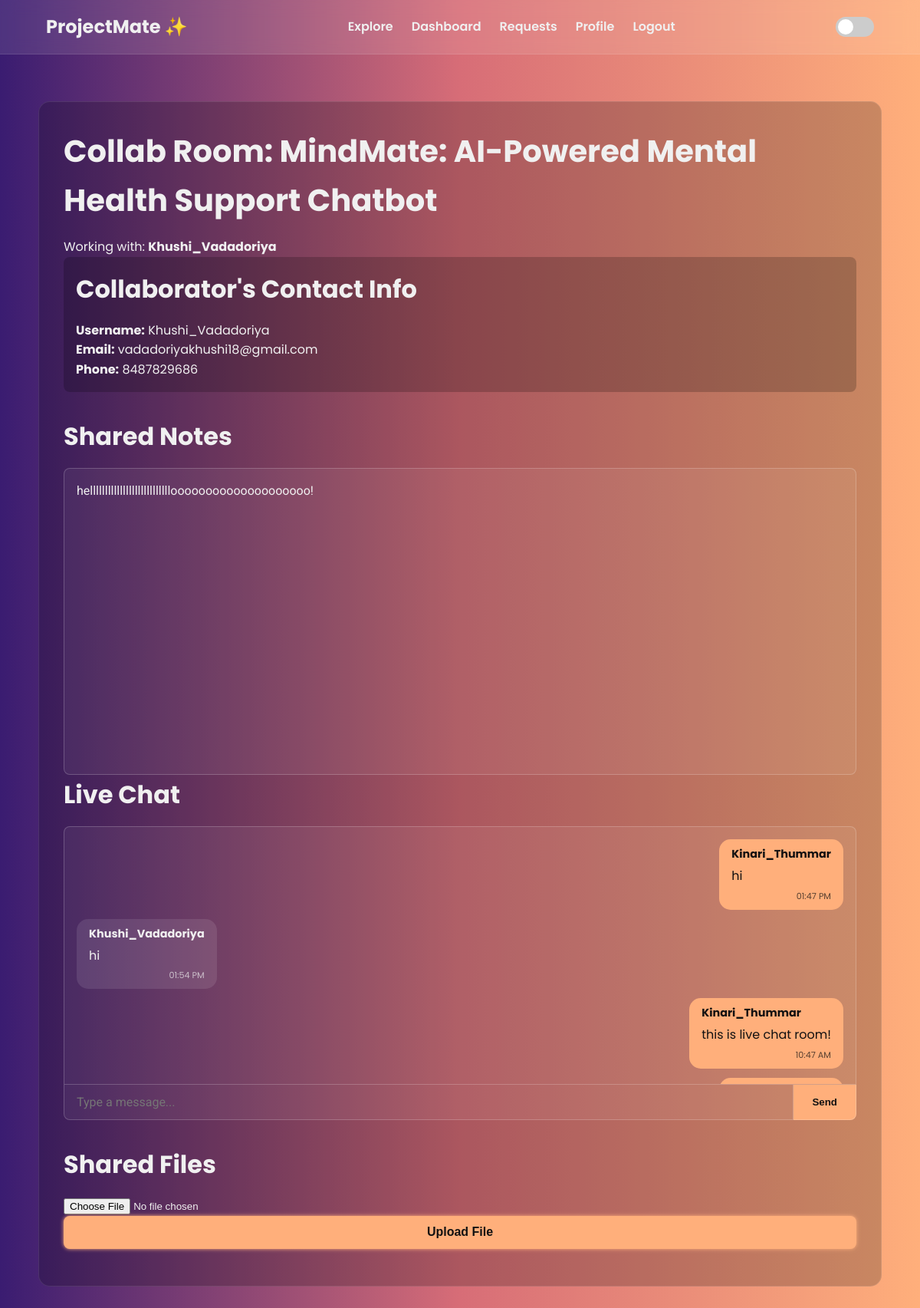
/collab/1 (signed in), run on the app's committed database.
### app.py (models this page shows, shortened)
class Project(db.Model):
    id = db.Column(db.Integer, primary_key=True)
    title = db.Column(db.String(150), nullable=False)
    purpose = db.Column(db.Text, nullable=False)
    problem_statement = db.Column(db.Text, nullable=False)
    domain = db.Column(db.String(100))
    skills_required = db.Column(db.String(300))
    skills_you_have = db.Column(db.String(300))
    creator_id = db.Column(db.Integer, db.ForeignKey('user.id'), nullable=False)
    requests = db.relationship('JoinRequest', backref='project', lazy=True, cascade="all, delete-orphan")
    collab_room = db.relationship('CollaborationRoom', backref='project', uselist=False, cascade="all, delete-orphan")

class User(UserMixin, db.Model):
    id = db.Column(db.Integer, primary_key=True)
    username = db.Column(db.String(100), unique=True, nullable=False)
    email = db.Column(db.String(120), unique=True, nullable=True)
    phone_number = db.Column(db.String(20), nullable=True)
    password_hash = db.Column(db.String(200), nullable=False)
    skills = db.Column(db.String(300), default='')
    bio = db.Column(db.String(500), default='')
    social_links = db.Column(db.String(300), default='')
    projects = db.relationship('Project', backref='creator', lazy=True)
    requests_sent = db.relationship('JoinRequest', backref='requester', lazy=True)

class CollaborationRoom(db.Model):
    id = db.Column(db.Integer, primary_key=True)
    project_id = db.Column(db.Integer, db.ForeignKey('project.id'), unique=True, nullable=False)
    notes = db.Column(db.Text, default='')
    members = db.relationship('User', secondary=collab_members, lazy='subquery',
                              backref=db.backref('collab_rooms', lazy=True))
    files = db.relationship('UploadedFile', backref='room', lazy=True, cascade="all, delete-orphan")
    messages = db.relationship('Message', backref='room', lazy=True, cascade="all, delete-orphan")

class Message(db.Model):
    id = db.Column(db.Integer, primary_key=True)
    content = db.Column(db.String(500), nullable=False)
    timestamp = db.Column(db.DateTime, nullable=False)
    user_id = db.Column(db.Integer, db.ForeignKey('user.id'), nullable=False)
    room_id = db.Column(db.Integer, db.ForeignKey('collaboration_room.id'), nullable=False)
    sender = db.relationship('User')

### app.py (the view, shortened to what this page needs)
@app.route('/collab/<int:room_id>', methods=['GET', 'POST'])
@login_required
def collab_room(room_id):
    room = CollaborationRoom.query.get_or_404(room_id)
    if current_user not in room.members:
        flash('You do not have access to this room.', 'error')
        return redirect(url_for('dashboard'))
    previous_messages = Message.query.filter_by(room_id=room.id).order_by(Message.timestamp).all()
    return render_template('collab_room.html', room=room, messages=previous_messages)

### app.py (called while the page is built)
@login_manager.user_loader
def load_user(user_id):
    return User.query.get(int(user_id))

### templates/collab_room.html (shortened to what this page needs)
{% extends "base.html" %}
{% block content %}
<div class="container fade-in collab-container">
    <h1>Collab Room: {{ room.project.title }}</h1>
    <p>Working with:
        {% for member in room.members %}
            {% if member.id != current_user.id %}
                <strong>{{ member.username }}</strong>
            {% endif %}
        {% endfor %}
    </p>
    <div class="collaborator-info" style="background: rgba(0,0,0,0.2); padding: 1rem; border-radius: 8px; margin-bottom: 2rem;">
        <h2>Collaborator's Contact Info</h2>
        {% for member in room.members %}
            {% if member.id != current_user.id %}
                <p><strong>Username:</strong> {{ member.username }}</p>
                {% if member.email %}
                    <p><strong>Email:</strong> {{ member.email }}</p>
                {% else %}
                    <p><strong>Email:</strong> Not provided</p>
                {% endif %}
                {% if member.phone_number %}
                    <p><strong>Phone:</strong> {{ member.phone_number }}</p>
                {% else %}
                    <p><strong>Phone:</strong> Not provided</p>
                {% endif %}
            {% endif %}
        {% endfor %}
    </div>
    <div class="collab-grid">
        <div class="collab-notes">
            <h2>Shared Notes</h2>
            <div id="shared-notes" contenteditable="true" class="notes-editor">
                {{ room.notes | safe }}
            </div>
        </div>
        <div class="collab-chat">
            <h2>Live Chat</h2>
            <div id="chat-messages" class="chat-messages">
                {% for message in messages %}
                <div class="message {% if message.user_id == current_user.id %}my-message{% endif %}">
                    <strong>{{ message.sender.username }}</strong>
                    <p>{{ message.content }}</p>
                    <span class="timestamp">{{ message.timestamp.strftime('%I:%M %p') }}</span>
                </div>
                {% endfor %}
            </div>
            <form id="chat-form" class="chat-form">
                <input type="text" id="chat-input" placeholder="Type a message..." autocomplete="off">
                <button type="submit">Send</button>
            </form>
        </div>
    </div>
    <div class="collab-uploads" style="margin-top: 2rem;">
        <h2>Shared Files</h2>
        <form id="file-upload-form">
            <input type="file" id="file-input" name="file">
            <button type="submit" class="glowing-btn">Upload File</button>
        </form>
    </div>
</div>
{% endblock %}

### static/css/base.css (style rules this page uses)
:root { --bg-gradient-start: #3a1c71; --bg-gradient-mid: #d76d77; --bg-gradient-end: #ffaf7b; --text-color: #f0f0f0; --card-bg: rgba(0, 0, 0, 0.2); --navbar-bg: rgba(255, 255, 255, 0.1); --input-bg: rgba(255, 255, 255, 0.05); --input-border: rgba(255, 255, 255, 0.2); --glow-color: #ffaf7b; --primary-font: 'Poppins', sans-serif; --secondary-font: 'Roboto', sans-serif; }
* { box-sizing: border-box; margin: 0; padding: 0; }
body { font-family: var(--primary-font); color: var(--text-color); background: linear-gradient(to right, var(--bg-gradient-start), var(--bg-gradient-mid), var(--bg-gradient-end)); background-attachment: fixed; line-height: 1.6; transition: background 0.5s ease; }
.container, .form-container { max-width: 1100px; margin: 2rem auto; padding: 2rem; background: var(--card-bg); border-radius: 15px; border: 1px solid rgba(255, 255, 255, 0.1); }
h1, h2, h3 { margin-bottom: 1rem; font-family: var(--primary-font); }
h1 { font-size: 2.5rem; }
h2 { font-size: 2rem; }
input[type="text"], input[type="password"], input[type="email"], input[type="tel"], textarea { width: 100%; padding: 0.8rem 1rem; background: var(--input-bg); border: 1px solid var(--input-border); border-radius: 8px; color: var(--text-color); font-family: var(--secondary-font); font-size: 1rem; transition: all 0.3s ease; box-shadow: inset 0 2px 5px rgba(0,0,0,0.1); }
.glowing-btn { display: inline-block; width: 100%; padding: 0.8rem 1.5rem; border: none; border-radius: 8px; background: var(--glow-color); color: #111; font-weight: 700; font-size: 1rem; cursor: pointer; text-align: center; text-decoration: none; transition: all 0.3s ease; box-shadow: 0 0 5px var(--glow-color); }
.notes-editor { min-height: 400px; padding: 1rem; background: var(--input-bg); border: 1px solid var(--input-border); border-radius: 8px; color: var(--text-color); outline: none; font-family: var(--secondary-font); }
.fade-in { animation: fadeIn 0.8s ease-out forwards; }
.collab-chat { display: flex; flex-direction: column; height: 450px; }
.chat-messages { flex-grow: 1; overflow-y: auto; padding: 1rem; background: var(--input-bg); border: 1px solid var(--input-border); border-radius: 8px 8px 0 0; display: flex; flex-direction: column; gap: 0.75rem; }
.message { padding: 0.5rem 1rem; border-radius: 15px; max-width: 80%; background: rgba(255, 255, 255, 0.1); align-self: flex-start; word-wrap: break-word; }
.message.my-message { background: var(--glow-color); color: #111; align-self: flex-end; }
.message strong { font-size: 0.9rem; display: block; margin-bottom: 0.25rem; }
.message p { margin: 0; }
.message .timestamp { font-size: 0.7rem; display: block; text-align: right; opacity: 0.7; margin-top: 5px; }
.chat-form { display: flex; }
.chat-form input { flex-grow: 1; border-radius: 0 0 0 8px; border-top: none; box-shadow: none; }
.chat-form button { padding: 0 1.5rem; border: 1px solid var(--input-border); border-left: none; border-top: none; background: var(--glow-color); color: #111; font-weight: 600; cursor: pointer; border-radius: 0 0 8px 0; }
.collab-grid { grid-template-columns: repeat(2, 1fr); }

### data on the page
Project: project "MindMate: AI-Powered Mental Health Support Chatbot"
User: username "Khushi_Vadadoriya", email "vadadoriyakhushi18@gmail.com", phone_number "8487829686"
CollaborationRoom: notes "hellllllllllllllllllllllllllloooooooooooooooooooo!"
Message: sender.username "Kinari_Thummar", content "hi", timestamp "01:47 PM"
Message: sender.username "Khushi_Vadadoriya", content "hi", timestamp "01:54 PM"
Message: sender.username "Kinari_Thummar", content "this is live chat room!", timestamp "10:47 AM"
